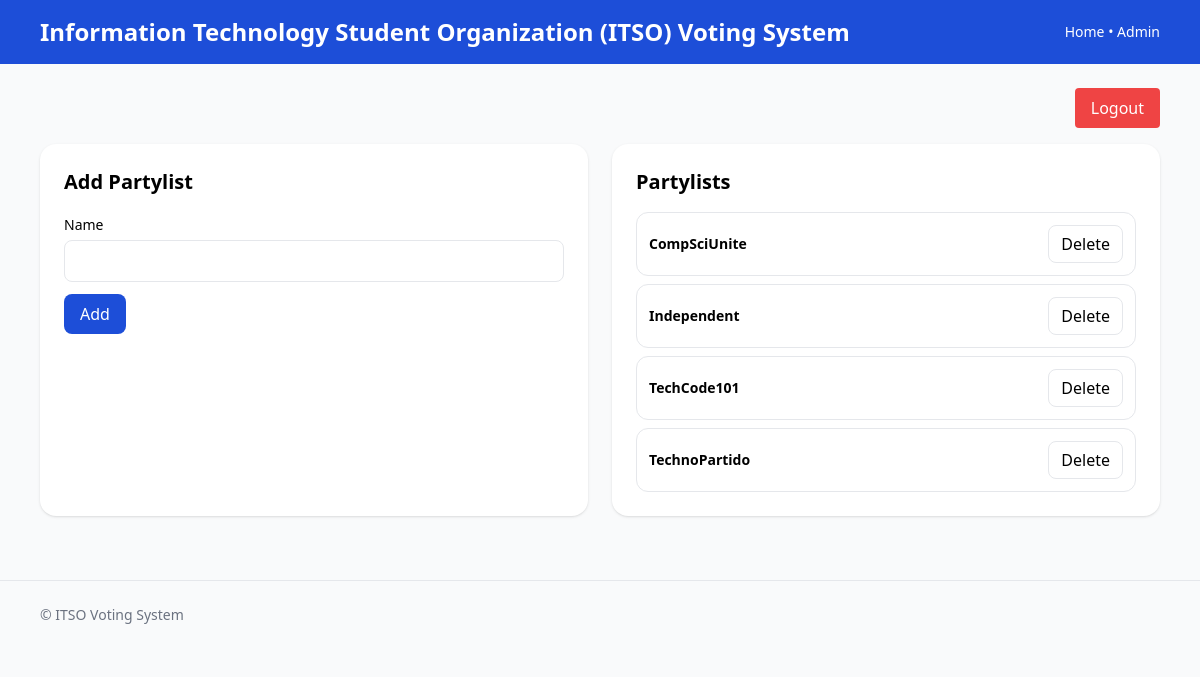
The page /admin/partylists (signed in) on the database its author committed.
### models.py (models this page shows)
class Partylist(db.Model):
    id = db.Column(db.Integer, primary_key=True)
    name = db.Column(db.String(128), unique=True, nullable=False)
    candidates = db.relationship("Candidate", backref="partylist", lazy=True)

### app.py (the view, shortened to what this page needs)
@app.route("/admin/partylists", methods=["GET", "POST"])
@admin_required
def manage_partylists():
    partylists = Partylist.query.order_by(Partylist.name.asc()).all()
    return render_template("admin/manage_partylist.html", partylists=partylists)

### app.py (called while the page is built)
def admin_required(f):
    @wraps(f)
    def decorated(*args, **kwargs):
        if "admin_id" not in session:
            flash("Please log in first.", "error")
            return redirect(url_for("admin_login", next=request.url))
        return f(*args, **kwargs)
    return decorated

### templates/admin/manage_partylist.html
{% extends "base.html" %}
{% block content %}
<div class="flex justify-end mb-4">
  <a href="{{ url_for('admin_logout') }}" class="bg-red-500 hover:bg-red-600 text-white px-4 py-2 rounded transition">
    Logout
  </a>
</div>
<div class="grid md:grid-cols-2 gap-6">
  <div class="bg-white rounded-2xl shadow p-6">
    <h2 class="text-xl font-semibold mb-4">Add Partylist</h2>
    <form method="post" class="space-y-3">
      <div>
        <label class="text-sm font-medium">Name</label>
        <input name="name" class="mt-1 w-full border rounded-lg px-3 py-2" required />
      </div>
      <button class="px-4 py-2 rounded-lg bg-blue-700 text-white hover:bg-blue-800">Add</button>
    </form>
  </div>
  <div class="bg-white rounded-2xl shadow p-6">
    <h2 class="text-xl font-semibold mb-4">Partylists</h2>
    <div class="space-y-2">
      {% for pl in partylists %}
        <div class="flex items-center justify-between border rounded-xl p-3">
          <div class="text-sm">
            <div class="font-semibold">{{ pl.name }}</div>
          </div>
          <form method="post" action="{{ url_for('delete_partylist', plid=pl.id) }}" onsubmit="return confirm('Delete this partylist?')">
            <button class="px-3 py-1.5 rounded-lg border hover:bg-gray-50">Delete</button>
          </form>
        </div>
      {% else %}
        <div class="text-sm text-gray-600">No partylists yet.</div>
      {% endfor %}
    </div>
  </div>
</div>
{% endblock %}

### rows shown on the page
Partylist: name "CompSciUnite"
Partylist: name "Independent"
Partylist: name "TechCode101"
Partylist: name "TechnoPartido"
